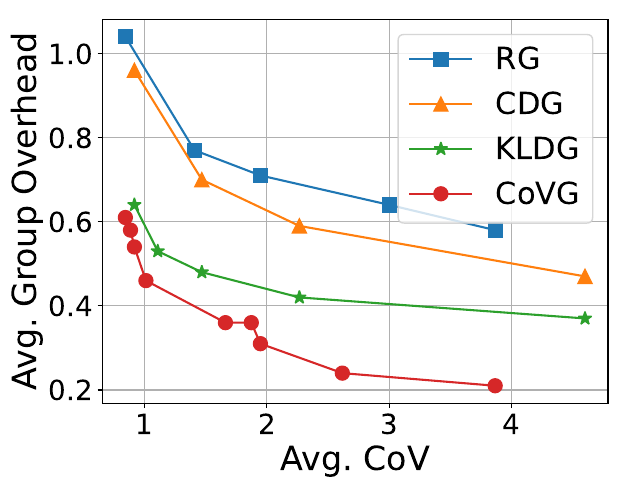

This chart was generated by the following Python code:

import matplotlib.pyplot as plt
import numpy as np

def get_group_overhead(gs: list):
    group_coefs = [ 0.01629675, -0.02373668,  0.55442565]
    overheads = np.zeros(len(gs))

    for i in range(len(gs)):
        overheads[i] = group_coefs[0] * (gs[i] ** 2) + group_coefs[1] * gs[i] + group_coefs[2]

    return overheads


covg_gs =  [5.00, 5.29, 5.50, 6.07, 9.00, 9.75, 10.0, 12.0, 15.0]
covg_cov = [0.61, 0.58, 0.54, 0.46, 0.36, 0.36, 0.31, 0.24, 0.21]
covg_cost = get_group_overhead(covg_gs)

kldg_gs =  [5.50, 6.60, 8.25, 11.0, 16.5]
kldg_cov = [0.64, 0.53, 0.48, 0.42, 0.37]
kldg_cost = get_group_overhead(kldg_gs)

cdg_gs =  [5.50, 8.25, 11.0, 16.5,]
cdg_cov = [0.96, 0.70, 0.59, 0.47,]
cdg_cost = get_group_overhead(cdg_gs)

rg_gs =  [5.00, 8.00, 10.0, 13.0, 15.0]
rg_cov = [1.04, 0.77, 0.71, 0.64, 0.58]
rg_cost = get_group_overhead(rg_gs)

fig_type = 2
if fig_type == 1:
    plt.plot(rg_gs, rg_cov, label = "RG")
    plt.plot(covg_gs, covg_cov, label = "CoVG", marker='o', markersize=10)
    plt.plot(kldg_gs, kldg_cov, label = "KLDG")
    plt.plot(cdg_gs, cdg_cov, label = "CDG")


    # set x, y labels
    plt.xlabel('Avg. GS', fontsize=24)
    plt.ylabel('Avg. CoV', fontsize=24)
    # plt.title('GS v.s. CoV')
else:
    # CoV v.s. Cost
    plt.plot(rg_cost, rg_cov, label = "RG", marker='s', markersize=10)
    plt.plot(cdg_cost, cdg_cov, label = "CDG", marker='^', markersize=10)
    plt.plot(kldg_cost, kldg_cov, label = "KLDG", marker='*', markersize=10)
    plt.plot(covg_cost, covg_cov, label = "CoVG", marker='o', markersize=10)

    # set x, y labels
    plt.xlabel('Avg. CoV', fontsize=24)
    plt.ylabel('Avg. Group Overhead', fontsize=24)
    # plt.title('CoV v.s. Cost')

    
    

plt.rc('font', size=22)
plt.subplots_adjust(0.16, 0.16, 0.95, 0.96)

# plt.xlabel('Global Round', fontsize=24)
# plt.ylabel('Accuracy', fontsize=24)
# plt.subplots_adjust(0.16, 0.16, 0.96, 0.96)

# plt.ticklabel_format(style='sci', axis='x', scilimits=(0,0))
plt.xticks(fontsize=20)
plt.yticks(fontsize=20)
plt.grid(True)

# show legend
plt.legend()

plt.savefig('comp_gs_cov.png')
plt.savefig('comp_gs_cov.pdf')
